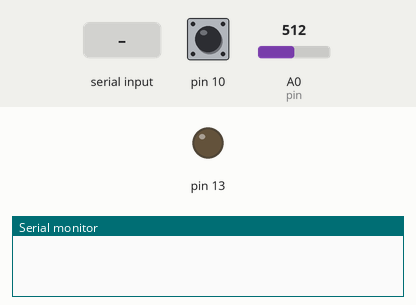
This sketch was run on a simulated Arduino Uno, built with avr-gcc and run on an emulated ATmega328P. On the bench: output pins drawn as LEDs (lit = HIGH), the last lines printed to the serial monitor. Inputs (shaded band) come from the test bench; at power-on: pin 10 HIGH, A0 (pin) = 512.

Above: at 1.2 s.
1.3 s: "start" received over Serial
At 2.9 s:
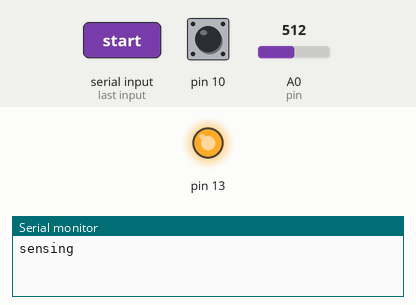
3.8 s: pin 10 pulled LOW for 0.15 s
At 5.1 s:
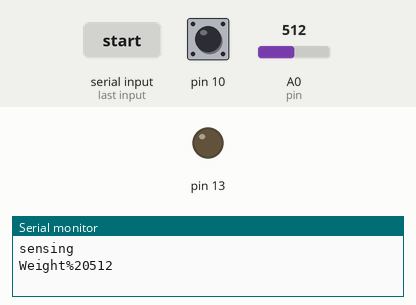
Timing chart, 0 to 6.8 s (numbered marks = the images above; inputs shaded):
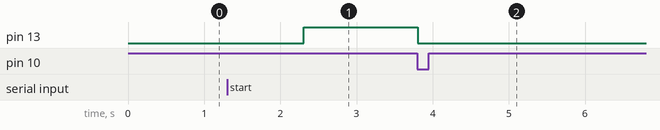

The sketch:

weight_sensor.ino
```cpp
int pin = A0;

String sense() {
  digitalWrite(13, HIGH);
  delay(1000);
  while(digitalRead(10) == HIGH) { };
  String sensor = "Weight%20";
  int raw = analogRead(pin);
  raw += analogRead(pin);
  raw += analogRead(pin);
  raw = raw/3.0;
  digitalWrite(13, LOW);
  return sensor + String(raw);

}

void setup() {
  Serial.begin(9600);
  pinMode(13, OUTPUT);
  pinMode(10, INPUT);
  digitalWrite(10, HIGH);
}

void loop() {
  if (Serial.readString().indexOf("start") > -1) {
    Serial.println("sensing");
    Serial.println(sense());
  }
}
```

Measured:
- after the input at 1.3 s, pin 13: LOW → HIGH after 1.0 s
- after the input at 3.8 s, pin 13: HIGH → LOW at once
